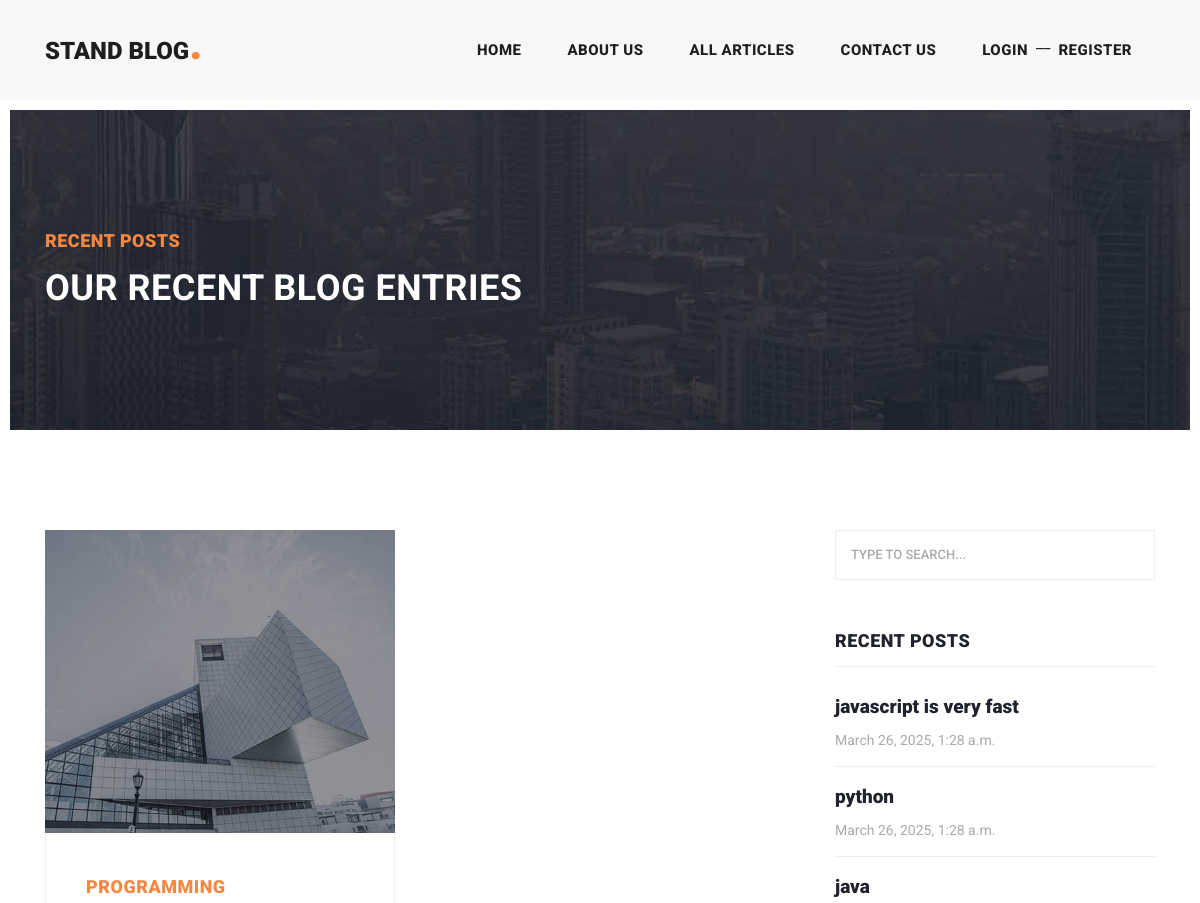
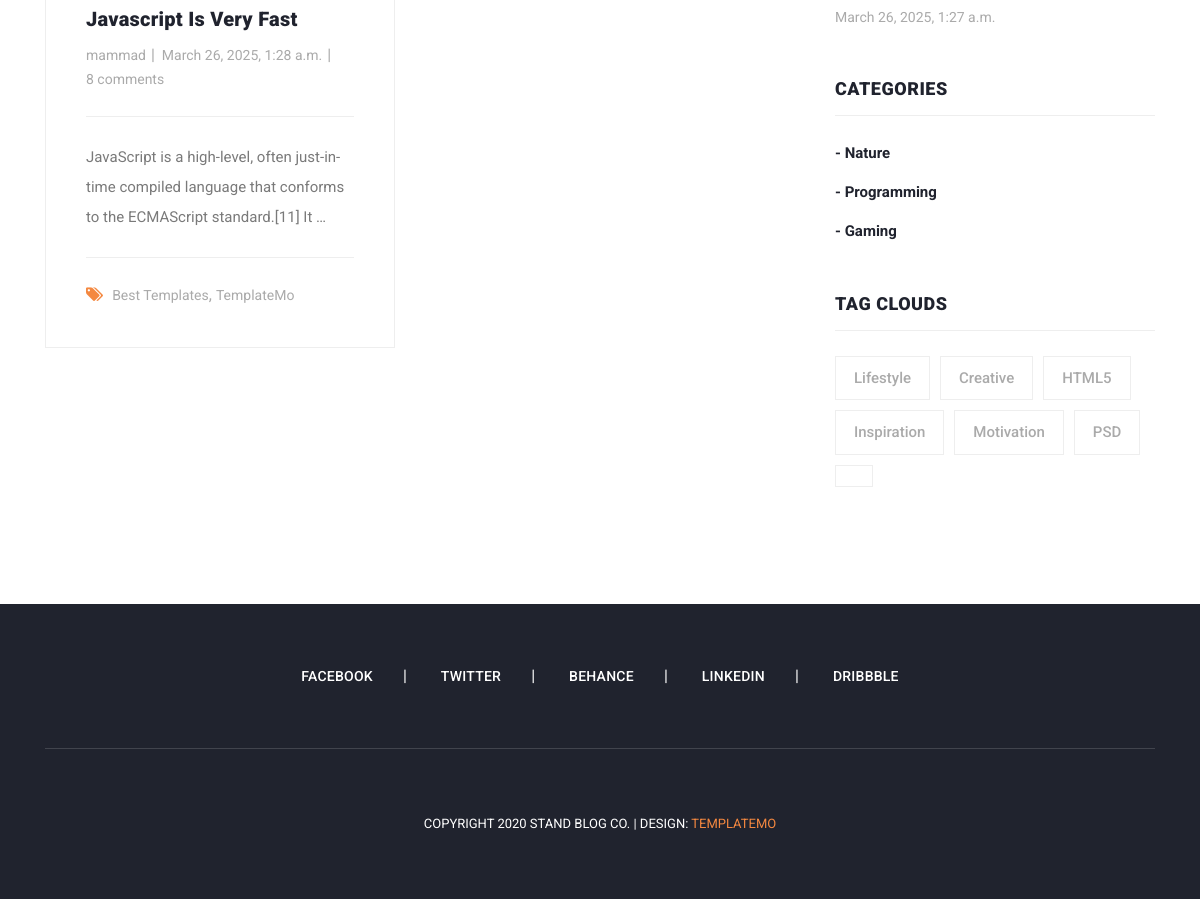
Before: /articles/category/3 with the older database file (2 pictures, top to bottom).
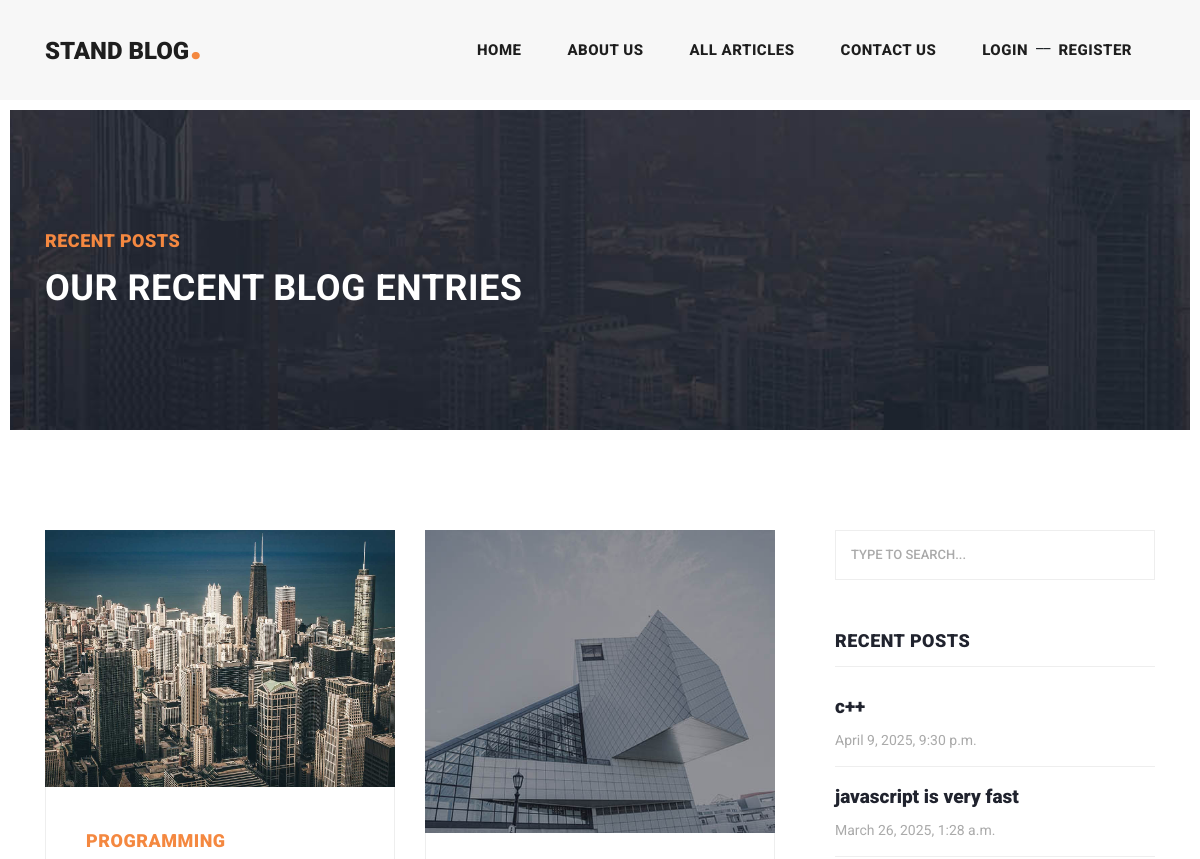
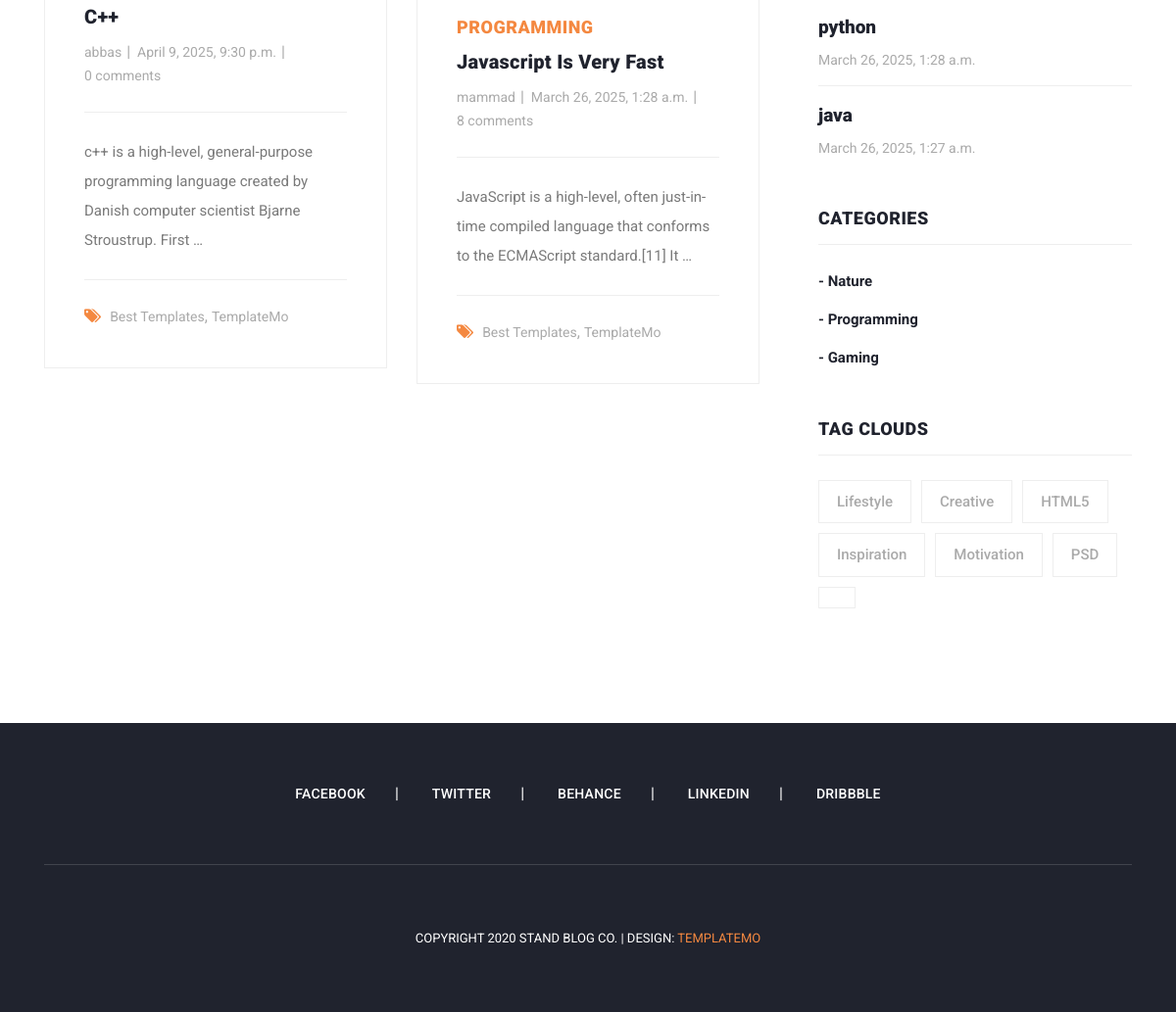
After: the same page with the newer database file (2 pictures, top to bottom).
### blog/models.py (models this page shows, shortened)
class Article(models.Model):
    author = models.ForeignKey(User , on_delete=models.SET_NULL, null=True , blank=True , related_name='articles')
    title = models.CharField(max_length=80)
    category = models.ManyToManyField(Category , related_name="articles")
    body = models.TextField()
    image = models.ImageField(upload_to='images/articles' , null=True, blank=True)
    created = models.DateTimeField(auto_now_add=True)
    updated = models.DateTimeField(auto_now=True)
    is_published = models.BooleanField(default=True)
    slug = models.SlugField(blank=True , unique=True)
    objects = models.Manager()
    class Meta:
        ordering = ('-updated','-created')
    def get_absolute_url(self):
        return reverse('blog:article_detail', kwargs={'slug': self.slug})

class Category(models.Model):
    title = models.CharField(max_length=100)
    created = models.DateTimeField(auto_now_add=True)
    def __str__(self):
        return self.title

### blog/views.py (the view)
# urls.py: path('category/<int:pk>', views.category_detail , name='category_detail'),
def category_detail(request , pk=None):
    category = get_object_or_404(Category, id=pk)
    articles = category.articles.all()
    return render(request , "blog/articles_list.html" , {'articles':articles})

### context_processors/context_processors.py (called while the page is built)
def recent_articles(request):
    recent_articles = Article.objects.order_by('-created')
    categories = Category.objects.all()
    return {'recent_articles': recent_articles , "categories": categories}

### blog/templates/blog/articles_list.html (shortened to what this page needs)
{% extends 'base.html' %}
{% load static %}
{% block content %}
    <div class="heading-page header-text">
      <section class="page-heading">
        <div class="container">
          <div class="row">
            <div class="col-lg-12">
              <div class="text-content">
                <h4>Recent Posts</h4>
                <h2>Our Recent Blog Entries</h2>
              </div>
            </div>
          </div>
        </div>
      </section>
    </div>
    <section class="blog-posts grid-system">
      <div class="container">
        <div class="row">
          <div class="col-lg-8">
            <div class="all-blog-posts">
              <div class="row">
                  {% for article in articles %}
                      <div class="col-lg-6">
                  <div class="blog-post">
                    <div class="blog-thumb">
                      <img src="{{ article.image.url }}" alt="">
                    </div>
                    <div class="down-content">
                      <span>{{ article.category.all.first }}</span>
                      <a href="{{ article.get_absolute_url }}"><h4>{{ article.title }}</h4></a>
                      <ul class="post-info">
                        <li><a href="#">{{ article.author.username }}</a></li>
                        <li><a href="#">{{ article.created }}</a></li>
                        <li><a href="#">{{ article.comments.count }} comments</a></li>
                      </ul>
                        <p>{{ article.body|truncatewords:15 }}</p>
                      <div class="post-options">
                        <div class="row">
                          <div class="col-lg-12">
                            <ul class="post-tags">
                              <li><i class="fa fa-tags"></i></li>
                              <li><a href="#">Best Templates</a>,</li>
                              <li><a href="#">TemplateMo</a></li>
                            </ul>
                          </div>
                        </div>
                      </div>
                    </div>
                  </div>
                </div>
                  {% endfor %}
                <div class="col-lg-12">
                </div>
              </div>
            </div>
          </div>
        {% include 'includes/sidebar.html' %}
        </div>
      </div>
    </section>
{% endblock %}

### templates/base.html (shortened to what this page needs)
{% load static %}
<!DOCTYPE html>
<html lang="en">
  <head>
      {% include 'includes/head_references.html' %}
  </head>
  <body>
{% include 'includes/header.html' %}
{% block content %}
{% endblock %}
{% include 'includes/footer.html' %}
  </body>
</html>

### templates/includes/head_references.html (shortened to what this page needs)
{% load static %}
    <link href= "{% static "vendor/bootstrap/css/bootstrap.min.css" %}" rel="stylesheet">
    <link rel="stylesheet" href="{% static "css/fontawesome.css" %}">
    <link rel="stylesheet" href="{% static "css/templatemo-stand-blog.css" %}">
    <link rel="stylesheet" href="{% static "css/owl.css" %}">

### templates/includes/header.html (shortened to what this page needs)
{% load static %}
<header class="">
      <nav class="navbar navbar-expand-lg">
        <div class="container">
          <a class="navbar-brand" href="index.html"><h2>Stand Blog<em>.</em></h2></a>
          <div class="collapse navbar-collapse" id="navbarResponsive">
            <ul class="navbar-nav ml-auto">
              <li class="nav-item{% if request.resolver_match.url_name == 'home' %} active {% endif %}">
                <a class="nav-link" href="{% url 'home_app:home' %}">Home
                </a>
              </li>
              <li class="nav-item">
                <a class="nav-link" href="{% url 'blog:about_us' %}">About Us</a>
              </li>
              <li class="nav-item {% if request.resolver_match.url_name == 'articles_list' %} active {% endif %} ">
                <a class="nav-link" href="{% url 'blog:articles_list' %}">All Articles</a>
              </li>
              <li class="nav-item">
                <a class="nav-link" href="{% url 'blog:contact_us' %}">Contact Us</a>
              </li>
              <li class="nav-item">
                  {% if request.user.is_authenticated %}
                      {% if user.profile.image %}
                          <span><img src="{{ user.profile.image.url }}" width="25px" height="25px" style="border-radius: 100%" alt=""></span>
                          {% else %}
                          <span><img src="{% static 'images/icons/index.jpg' %}" width="25px" height="25px" style="border-radius: 100%" alt=""></span>
                      {% endif %}
                      <div class="d-flex">
                          <a class="nav-link" href="">{{ request.user.username }}</a>
                      <a href={% url 'account:logout' %}><span class="badge badge-danger mt-2">logout</span></a>
                      </div>
                  {% else %}
                      <div class="d-flex" >
                      <a class="nav-link" href={% url 'account:login' %}>login</a> __
                      <a class="nav-link" href={% url 'account:register' %}>register</a>
                      </div>
                  {% endif %}
              </li>
            </ul>
          </div>
        </div>
      </nav>
    </header>

### templates/includes/sidebar.html
{% load static %}
<div class="col-lg-4">
            <div class="sidebar">
              <div class="row">
                <div class="col-lg-12">
                  <div class="sidebar-item search">
                    <form id="search_form" name="gs" method="GET" action="{% url 'blog:search_articles' %}">
                      <input type="text" name="q" class="searchText" placeholder="type to search..." autocomplete="on">
                    </form>
                  </div>
                </div>
                <div class="col-lg-12">
                  <div class="sidebar-item recent-posts">
                    <div class="sidebar-heading">
                      <h2>Recent Posts</h2>
                    </div>
                    <div class="content">
                      <ul>
                        {% for article in recent_articles %}
                            <li><a href="{{ article.get_absolute_url }}">
                              <h5>{{ article.title }}</h5>
                              <span>{{ article.created }}</span>
                        </a></li>
                        {% endfor %}
                      </ul>
                    </div>
                  </div>
                </div>
                <div class="col-lg-12">
                  <div class="sidebar-item categories">
                    <div class="sidebar-heading">
                      <h2>Categories</h2>
                    </div>
                    <div class="content">
                      <ul>
                          {% for category in categories %}
                              <li><a href="{% url 'blog:category_detail' category.id %}">- {{ category.title }}</a></li>
                          {% endfor %}
                      </ul>
                    </div>
                  </div>
                </div>
                <div class="col-lg-12">
                  <div class="sidebar-item tags">
                    <div class="sidebar-heading">
                      <h2>Tag Clouds</h2>
                    </div>
                    <div class="content">
                      <ul>
                        <li><a href="#">Lifestyle</a></li>
                        <li><a href="#">Creative</a></li>
                        <li><a href="#">HTML5</a></li>
                        <li><a href="#">Inspiration</a></li>
                        <li><a href="#">Motivation</a></li>
                        <li><a href="#">PSD</a></li>
                        <li><a href="#">{{ name }}</a></li>
                      </ul>
                    </div>
                  </div>
                </div>
              </div>
            </div>
          </div>

### templates/includes/footer.html
{% load static %}
<footer>
      <div class="container">
        <div class="row">
          <div class="col-lg-12">
            <ul class="social-icons">
              <li><a href="#">Facebook</a></li>
              <li><a href="#">Twitter</a></li>
              <li><a href="#">Behance</a></li>
              <li><a href="#">Linkedin</a></li>
              <li><a href="#">Dribbble</a></li>
            </ul>
          </div>
          <div class="col-lg-12">
            <div class="copyright-text">
              <p>Copyright 2020 Stand Blog Co.
                 | Design: <a rel="nofollow" href="https://templatemo.com" target="_parent">TemplateMo</a></p>
            </div>
          </div>
        </div>
      </div>
    </footer>

### templates/includes/footer_references.html (shortened to what this page needs)
{% load static %}

Changed rows visible on the page:
added Article: image (picture), category.all.first "PROGRAMMING", title "C++", author.username "abbas", created "April 9, 2025, 9:30 p.m.", comments.count "0", body "c++ is a high-level, general-purpose programming language created by Danish computer scientist Bjarne Stroustrup. First …", title "c++"
